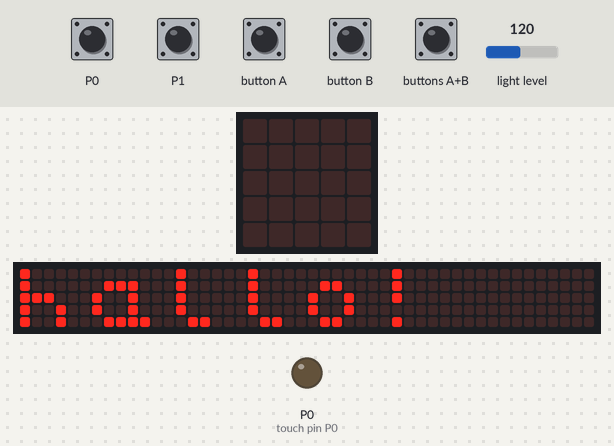
A program run on a simulated BBC micro:bit (MakeCode). On the bench: the board's 5×5 LED display, a strip that is not on the board, showing the scrolling text unrolled, output pins drawn as LEDs (lit = HIGH). Inputs (shaded band) come from the test bench; at power-on: light level 120. The 48×5 strip is a reading aid, not a part: it shows the text the display is scrolling, unrolled, one strip-width of it at a time.

Above: at 5.6 s.
At 7.5 s:
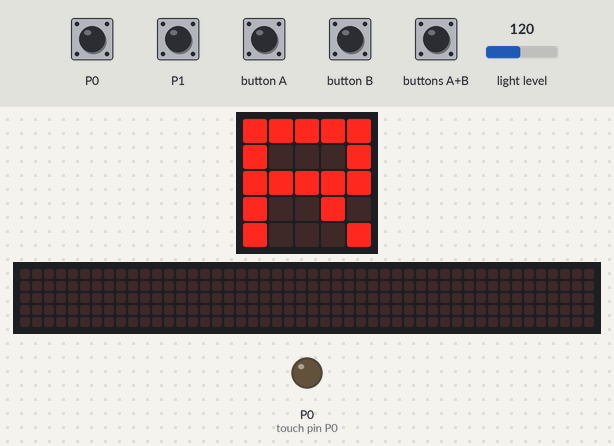
7.6 s: touch pin P0 pressed for 0.15 s
At 8.03 s:
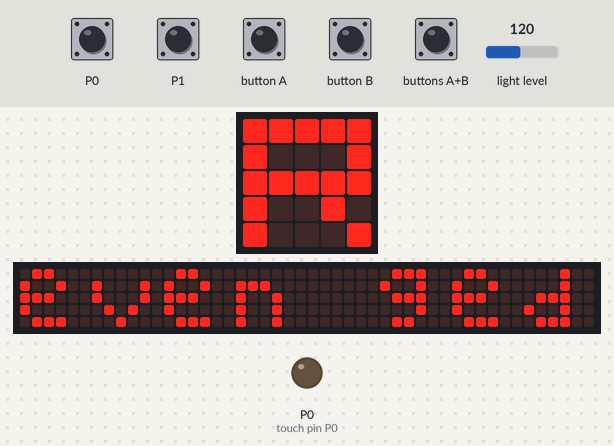
8.3 s: button A pressed for 0.15 s
9.0 s: button B pressed for 0.15 s
9.7 s: light level set to 5
At 12.4 s:
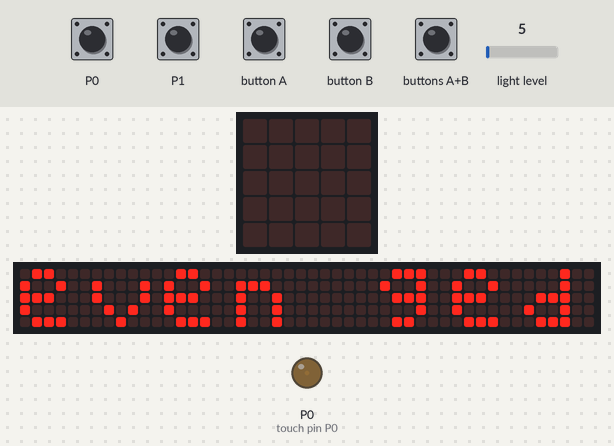
Timing chart, 0 to 13.3 s (numbered marks = the images above; inputs shaded):
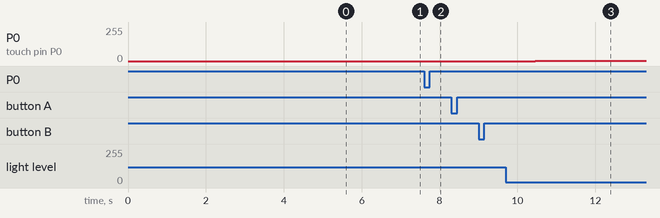

Measured:
- after the input at 7.6 s, the display: changes after 0.36 s (image 2)
- after the input at 9.7 s, P0 (touch pin P0): 0/255 → 1/255 after 0.75 s
- what the display in image 0 shows lasts 0.7 s, from 5.6 s to 6.3 s
- what the display in image 3 shows lasts 0.6 s, from 12.0 s to 12.6 s

The program:

main.ts
```typescript
input.onPinPressed(TouchPin.P0, function () {
    basic.showString("even geduld de ")
})
input.onButtonPressed(Button.A, function () {
    basic.pause(2000)
    pins.analogWritePin(AnalogPin.P0, input.lightLevel())
})
input.onButtonPressed(Button.AB, function () {

})
input.onButtonPressed(Button.B, function () {
    pins.analogWritePin(AnalogPin.P0, 0)
})
input.onPinPressed(TouchPin.P1, function () {

})
basic.showString("hallo!")
basic.clearScreen()
basic.forever(function () {
    basic.showLeds(`
        # # # # #
        # . . . #
        # # # # #
        # . . # .
        # . . . #
        `)
})
```

test.ts
```typescript
// tests gaan hier; deze zal niet worden gecompileerd wanneer dit pakket wordt gebruikt als extensie.
```
